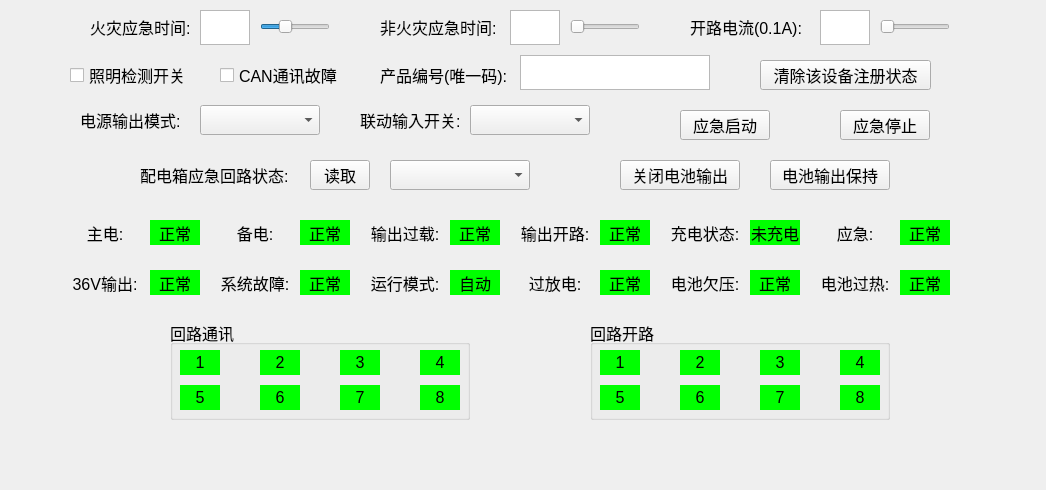
<?xml version="1.0" encoding="UTF-8"?>
<ui version="4.0">
 <class>CProgramdistributionView</class>
 <widget class="QWidget" name="CProgramdistributionView">
  <property name="geometry">
   <rect>
    <x>0</x>
    <y>0</y>
    <width>1046</width>
    <height>490</height>
   </rect>
  </property>
  <property name="maximumSize">
   <size>
    <width>1046</width>
    <height>626</height>
   </size>
  </property>
  <property name="font">
   <font>
    <pointsize>12</pointsize>
   </font>
  </property>
  <property name="contextMenuPolicy">
   <enum>Qt::DefaultContextMenu</enum>
  </property>
  <property name="windowTitle">
   <string notr="true">Form</string>
  </property>
  <property name="layoutDirection">
   <enum>Qt::LeftToRight</enum>
  </property>
  <widget class="QLabel" name="label_opencurrent">
   <property name="geometry">
    <rect>
     <x>690</x>
     <y>12</y>
     <width>120</width>
     <height>30</height>
    </rect>
   </property>
   <property name="font">
    <font>
     <pointsize>12</pointsize>
    </font>
   </property>
   <property name="text">
    <string>开路电流(0.1A):</string>
   </property>
  </widget>
  <widget class="QSlider" name="m_opencurrent_slider">
   <property name="geometry">
    <rect>
     <x>880</x>
     <y>12</y>
     <width>70</width>
     <height>30</height>
    </rect>
   </property>
   <property name="maximumSize">
    <size>
     <width>70</width>
     <height>30</height>
    </size>
   </property>
   <property name="font">
    <font>
     <pointsize>12</pointsize>
    </font>
   </property>
   <property name="maximum">
    <number>10</number>
   </property>
   <property name="orientation">
    <enum>Qt::Horizontal</enum>
   </property>
  </widget>
  <widget class="QSlider" name="m_firetime_slider">
   <property name="geometry">
    <rect>
     <x>260</x>
     <y>12</y>
     <width>70</width>
     <height>30</height>
    </rect>
   </property>
   <property name="maximumSize">
    <size>
     <width>70</width>
     <height>30</height>
    </size>
   </property>
   <property name="font">
    <font>
     <pointsize>12</pointsize>
    </font>
   </property>
   <property name="minimum">
    <number>30</number>
   </property>
   <property name="maximum">
    <number>240</number>
   </property>
   <property name="value">
    <number>100</number>
   </property>
   <property name="orientation">
    <enum>Qt::Horizontal</enum>
   </property>
  </widget>
  <widget class="QTextEdit" name="m_firetime">
   <property name="geometry">
    <rect>
     <x>200</x>
     <y>10</y>
     <width>50</width>
     <height>35</height>
    </rect>
   </property>
   <property name="minimumSize">
    <size>
     <width>50</width>
     <height>35</height>
    </size>
   </property>
   <property name="maximumSize">
    <size>
     <width>50</width>
     <height>35</height>
    </size>
   </property>
   <property name="font">
    <font>
     <pointsize>12</pointsize>
    </font>
   </property>
   <property name="readOnly">
    <bool>true</bool>
   </property>
  </widget>
  <widget class="QLabel" name="label_firetime">
   <property name="geometry">
    <rect>
     <x>90</x>
     <y>12</y>
     <width>100</width>
     <height>30</height>
    </rect>
   </property>
   <property name="font">
    <font>
     <pointsize>12</pointsize>
    </font>
   </property>
   <property name="text">
    <string>火灾应急时间:</string>
   </property>
  </widget>
  <widget class="QSlider" name="m_unfiretime_slider">
   <property name="geometry">
    <rect>
     <x>570</x>
     <y>12</y>
     <width>70</width>
     <height>30</height>
    </rect>
   </property>
   <property name="maximumSize">
    <size>
     <width>70</width>
     <height>30</height>
    </size>
   </property>
   <property name="font">
    <font>
     <pointsize>12</pointsize>
    </font>
   </property>
   <property name="minimum">
    <number>30</number>
   </property>
   <property name="maximum">
    <number>240</number>
   </property>
   <property name="orientation">
    <enum>Qt::Horizontal</enum>
   </property>
  </widget>
  <widget class="QLabel" name="label_unfiretime">
   <property name="geometry">
    <rect>
     <x>380</x>
     <y>12</y>
     <width>120</width>
     <height>30</height>
    </rect>
   </property>
   <property name="font">
    <font>
     <pointsize>12</pointsize>
    </font>
   </property>
   <property name="text">
    <string>非火灾应急时间:</string>
   </property>
  </widget>
  <widget class="QTextEdit" name="m_unfiretime">
   <property name="geometry">
    <rect>
     <x>510</x>
     <y>10</y>
     <width>50</width>
     <height>35</height>
    </rect>
   </property>
   <property name="minimumSize">
    <size>
     <width>50</width>
     <height>35</height>
    </size>
   </property>
   <property name="maximumSize">
    <size>
     <width>50</width>
     <height>35</height>
    </size>
   </property>
   <property name="font">
    <font>
     <pointsize>12</pointsize>
    </font>
   </property>
   <property name="readOnly">
    <bool>true</bool>
   </property>
  </widget>
  <widget class="QComboBox" name="comboBox_powermode">
   <property name="geometry">
    <rect>
     <x>200</x>
     <y>105</y>
     <width>120</width>
     <height>30</height>
    </rect>
   </property>
   <property name="font">
    <font>
     <pointsize>13</pointsize>
    </font>
   </property>
   <property name="currentIndex">
    <number>-1</number>
   </property>
  </widget>
  <widget class="QLabel" name="label_powerouttime">
   <property name="geometry">
    <rect>
     <x>80</x>
     <y>105</y>
     <width>110</width>
     <height>30</height>
    </rect>
   </property>
   <property name="font">
    <font>
     <pointsize>12</pointsize>
    </font>
   </property>
   <property name="text">
    <string>电源输出模式:</string>
   </property>
  </widget>
  <widget class="QCheckBox" name="light_detection">
   <property name="geometry">
    <rect>
     <x>70</x>
     <y>60</y>
     <width>130</width>
     <height>30</height>
    </rect>
   </property>
   <property name="font">
    <font>
     <pointsize>12</pointsize>
    </font>
   </property>
   <property name="text">
    <string>照明检测开关</string>
   </property>
  </widget>
  <widget class="QCheckBox" name="CAN_communication">
   <property name="geometry">
    <rect>
     <x>220</x>
     <y>60</y>
     <width>130</width>
     <height>30</height>
    </rect>
   </property>
   <property name="font">
    <font>
     <pointsize>12</pointsize>
    </font>
   </property>
   <property name="text">
    <string>CAN通讯故障</string>
   </property>
  </widget>
  <widget class="QTextEdit" name="m_opencurrent">
   <property name="geometry">
    <rect>
     <x>820</x>
     <y>10</y>
     <width>50</width>
     <height>35</height>
    </rect>
   </property>
   <property name="minimumSize">
    <size>
     <width>50</width>
     <height>35</height>
    </size>
   </property>
   <property name="maximumSize">
    <size>
     <width>50</width>
     <height>35</height>
    </size>
   </property>
   <property name="font">
    <font>
     <pointsize>12</pointsize>
    </font>
   </property>
   <property name="readOnly">
    <bool>true</bool>
   </property>
  </widget>
  <widget class="QLabel" name="label_mainpower">
   <property name="geometry">
    <rect>
     <x>70</x>
     <y>220</y>
     <width>70</width>
     <height>25</height>
    </rect>
   </property>
   <property name="font">
    <font>
     <pointsize>12</pointsize>
    </font>
   </property>
   <property name="text">
    <string>主电:</string>
   </property>
   <property name="alignment">
    <set>Qt::AlignCenter</set>
   </property>
  </widget>
  <widget class="QLabel" name="m_mainpower">
   <property name="geometry">
    <rect>
     <x>150</x>
     <y>220</y>
     <width>50</width>
     <height>25</height>
    </rect>
   </property>
   <property name="font">
    <font>
     <pointsize>12</pointsize>
    </font>
   </property>
   <property name="styleSheet">
    <string notr="true">background-color: rgb(0,255,0);</string>
   </property>
   <property name="text">
    <string>正常</string>
   </property>
   <property name="alignment">
    <set>Qt::AlignCenter</set>
   </property>
  </widget>
  <widget class="QLabel" name="m_backuppower">
   <property name="geometry">
    <rect>
     <x>300</x>
     <y>220</y>
     <width>50</width>
     <height>25</height>
    </rect>
   </property>
   <property name="font">
    <font>
     <pointsize>12</pointsize>
    </font>
   </property>
   <property name="styleSheet">
    <string notr="true">background-color: rgb(0,255,0);</string>
   </property>
   <property name="text">
    <string>正常</string>
   </property>
   <property name="alignment">
    <set>Qt::AlignCenter</set>
   </property>
  </widget>
  <widget class="QLabel" name="label_backuppower">
   <property name="geometry">
    <rect>
     <x>220</x>
     <y>220</y>
     <width>70</width>
     <height>25</height>
    </rect>
   </property>
   <property name="font">
    <font>
     <pointsize>12</pointsize>
    </font>
   </property>
   <property name="text">
    <string>备电:</string>
   </property>
   <property name="alignment">
    <set>Qt::AlignCenter</set>
   </property>
  </widget>
  <widget class="QLabel" name="label_openload">
   <property name="geometry">
    <rect>
     <x>520</x>
     <y>220</y>
     <width>70</width>
     <height>25</height>
    </rect>
   </property>
   <property name="font">
    <font>
     <pointsize>12</pointsize>
    </font>
   </property>
   <property name="text">
    <string>输出开路:</string>
   </property>
   <property name="alignment">
    <set>Qt::AlignCenter</set>
   </property>
  </widget>
  <widget class="QLabel" name="m_overload">
   <property name="geometry">
    <rect>
     <x>450</x>
     <y>220</y>
     <width>50</width>
     <height>25</height>
    </rect>
   </property>
   <property name="font">
    <font>
     <pointsize>12</pointsize>
    </font>
   </property>
   <property name="styleSheet">
    <string notr="true">background-color: rgb(0,255,0);</string>
   </property>
   <property name="text">
    <string>正常</string>
   </property>
   <property name="alignment">
    <set>Qt::AlignCenter</set>
   </property>
  </widget>
  <widget class="QLabel" name="m_openload">
   <property name="geometry">
    <rect>
     <x>600</x>
     <y>220</y>
     <width>50</width>
     <height>25</height>
    </rect>
   </property>
   <property name="font">
    <font>
     <pointsize>12</pointsize>
    </font>
   </property>
   <property name="styleSheet">
    <string notr="true">background-color: rgb(0,255,0);</string>
   </property>
   <property name="text">
    <string>正常</string>
   </property>
   <property name="alignment">
    <set>Qt::AlignCenter</set>
   </property>
  </widget>
  <widget class="QLabel" name="label_overload">
   <property name="geometry">
    <rect>
     <x>370</x>
     <y>220</y>
     <width>70</width>
     <height>25</height>
    </rect>
   </property>
   <property name="font">
    <font>
     <pointsize>12</pointsize>
    </font>
   </property>
   <property name="text">
    <string>输出过载:</string>
   </property>
   <property name="alignment">
    <set>Qt::AlignCenter</set>
   </property>
  </widget>
  <widget class="QLabel" name="m_systemfault">
   <property name="geometry">
    <rect>
     <x>300</x>
     <y>270</y>
     <width>50</width>
     <height>25</height>
    </rect>
   </property>
   <property name="font">
    <font>
     <pointsize>12</pointsize>
    </font>
   </property>
   <property name="styleSheet">
    <string notr="true">background-color: rgb(0,255,0);</string>
   </property>
   <property name="text">
    <string>正常</string>
   </property>
   <property name="alignment">
    <set>Qt::AlignCenter</set>
   </property>
  </widget>
  <widget class="QLabel" name="label_emergency">
   <property name="geometry">
    <rect>
     <x>820</x>
     <y>220</y>
     <width>70</width>
     <height>25</height>
    </rect>
   </property>
   <property name="font">
    <font>
     <pointsize>12</pointsize>
    </font>
   </property>
   <property name="text">
    <string>应急:</string>
   </property>
   <property name="alignment">
    <set>Qt::AlignCenter</set>
   </property>
  </widget>
  <widget class="QLabel" name="label_systemfault">
   <property name="geometry">
    <rect>
     <x>220</x>
     <y>270</y>
     <width>70</width>
     <height>25</height>
    </rect>
   </property>
   <property name="font">
    <font>
     <pointsize>12</pointsize>
    </font>
   </property>
   <property name="text">
    <string>系统故障:</string>
   </property>
   <property name="alignment">
    <set>Qt::AlignCenter</set>
   </property>
  </widget>
  <widget class="QLabel" name="m_chargestatus">
   <property name="geometry">
    <rect>
     <x>750</x>
     <y>220</y>
     <width>50</width>
     <height>25</height>
    </rect>
   </property>
   <property name="font">
    <font>
     <pointsize>12</pointsize>
    </font>
   </property>
   <property name="styleSheet">
    <string notr="true">background-color: rgb(0,255,0);</string>
   </property>
   <property name="text">
    <string>未充电</string>
   </property>
   <property name="alignment">
    <set>Qt::AlignCenter</set>
   </property>
  </widget>
  <widget class="QLabel" name="m_emergency">
   <property name="geometry">
    <rect>
     <x>900</x>
     <y>220</y>
     <width>50</width>
     <height>25</height>
    </rect>
   </property>
   <property name="font">
    <font>
     <pointsize>12</pointsize>
    </font>
   </property>
   <property name="styleSheet">
    <string notr="true">background-color: rgb(0,255,0);</string>
   </property>
   <property name="text">
    <string>正常</string>
   </property>
   <property name="alignment">
    <set>Qt::AlignCenter</set>
   </property>
  </widget>
  <widget class="QLabel" name="m_out36v">
   <property name="geometry">
    <rect>
     <x>150</x>
     <y>270</y>
     <width>50</width>
     <height>25</height>
    </rect>
   </property>
   <property name="font">
    <font>
     <pointsize>12</pointsize>
    </font>
   </property>
   <property name="styleSheet">
    <string notr="true">background-color: rgb(0,255,0);</string>
   </property>
   <property name="text">
    <string>正常</string>
   </property>
   <property name="alignment">
    <set>Qt::AlignCenter</set>
   </property>
  </widget>
  <widget class="QLabel" name="label_out36v">
   <property name="geometry">
    <rect>
     <x>70</x>
     <y>270</y>
     <width>70</width>
     <height>25</height>
    </rect>
   </property>
   <property name="font">
    <font>
     <pointsize>12</pointsize>
    </font>
   </property>
   <property name="text">
    <string>36V输出:</string>
   </property>
   <property name="alignment">
    <set>Qt::AlignCenter</set>
   </property>
  </widget>
  <widget class="QLabel" name="label_chargestatus">
   <property name="geometry">
    <rect>
     <x>670</x>
     <y>220</y>
     <width>70</width>
     <height>25</height>
    </rect>
   </property>
   <property name="font">
    <font>
     <pointsize>12</pointsize>
    </font>
   </property>
   <property name="text">
    <string>充电状态:</string>
   </property>
   <property name="alignment">
    <set>Qt::AlignCenter</set>
   </property>
  </widget>
  <widget class="QLabel" name="m_undervoltage">
   <property name="geometry">
    <rect>
     <x>750</x>
     <y>270</y>
     <width>50</width>
     <height>25</height>
    </rect>
   </property>
   <property name="font">
    <font>
     <pointsize>12</pointsize>
    </font>
   </property>
   <property name="styleSheet">
    <string notr="true">background-color: rgb(0,255,0);</string>
   </property>
   <property name="text">
    <string>正常</string>
   </property>
   <property name="alignment">
    <set>Qt::AlignCenter</set>
   </property>
  </widget>
  <widget class="QLabel" name="m_overdischarge">
   <property name="geometry">
    <rect>
     <x>600</x>
     <y>270</y>
     <width>50</width>
     <height>25</height>
    </rect>
   </property>
   <property name="font">
    <font>
     <pointsize>12</pointsize>
    </font>
   </property>
   <property name="styleSheet">
    <string notr="true">background-color: rgb(0,255,0);</string>
   </property>
   <property name="text">
    <string>正常</string>
   </property>
   <property name="alignment">
    <set>Qt::AlignCenter</set>
   </property>
  </widget>
  <widget class="QLabel" name="m_overheat">
   <property name="geometry">
    <rect>
     <x>900</x>
     <y>270</y>
     <width>50</width>
     <height>25</height>
    </rect>
   </property>
   <property name="font">
    <font>
     <pointsize>12</pointsize>
    </font>
   </property>
   <property name="styleSheet">
    <string notr="true">background-color: rgb(0,255,0);</string>
   </property>
   <property name="text">
    <string>正常</string>
   </property>
   <property name="alignment">
    <set>Qt::AlignCenter</set>
   </property>
  </widget>
  <widget class="QLabel" name="label_overdischarge">
   <property name="geometry">
    <rect>
     <x>520</x>
     <y>270</y>
     <width>70</width>
     <height>25</height>
    </rect>
   </property>
   <property name="font">
    <font>
     <pointsize>12</pointsize>
    </font>
   </property>
   <property name="text">
    <string>过放电:</string>
   </property>
   <property name="alignment">
    <set>Qt::AlignCenter</set>
   </property>
  </widget>
  <widget class="QLabel" name="m_runmode">
   <property name="geometry">
    <rect>
     <x>450</x>
     <y>270</y>
     <width>50</width>
     <height>25</height>
    </rect>
   </property>
   <property name="font">
    <font>
     <pointsize>12</pointsize>
    </font>
   </property>
   <property name="styleSheet">
    <string notr="true">background-color: rgb(0,255,0);</string>
   </property>
   <property name="text">
    <string>自动</string>
   </property>
   <property name="alignment">
    <set>Qt::AlignCenter</set>
   </property>
  </widget>
  <widget class="QLabel" name="label_undervoltage">
   <property name="geometry">
    <rect>
     <x>670</x>
     <y>270</y>
     <width>70</width>
     <height>25</height>
    </rect>
   </property>
   <property name="font">
    <font>
     <pointsize>12</pointsize>
    </font>
   </property>
   <property name="text">
    <string>电池欠压:</string>
   </property>
   <property name="alignment">
    <set>Qt::AlignCenter</set>
   </property>
  </widget>
  <widget class="QLabel" name="label_overheat">
   <property name="geometry">
    <rect>
     <x>820</x>
     <y>270</y>
     <width>70</width>
     <height>25</height>
    </rect>
   </property>
   <property name="font">
    <font>
     <pointsize>12</pointsize>
    </font>
   </property>
   <property name="text">
    <string>电池过热:</string>
   </property>
   <property name="alignment">
    <set>Qt::AlignCenter</set>
   </property>
  </widget>
  <widget class="QLabel" name="label_runmodel">
   <property name="geometry">
    <rect>
     <x>370</x>
     <y>270</y>
     <width>70</width>
     <height>25</height>
    </rect>
   </property>
   <property name="font">
    <font>
     <pointsize>12</pointsize>
    </font>
   </property>
   <property name="text">
    <string>运行模式:</string>
   </property>
   <property name="alignment">
    <set>Qt::AlignCenter</set>
   </property>
  </widget>
  <widget class="QComboBox" name="comboBox_linkageInput">
   <property name="geometry">
    <rect>
     <x>470</x>
     <y>105</y>
     <width>120</width>
     <height>30</height>
    </rect>
   </property>
   <property name="font">
    <font>
     <pointsize>13</pointsize>
    </font>
   </property>
  </widget>
  <widget class="QLabel" name="label_linkageInput">
   <property name="geometry">
    <rect>
     <x>360</x>
     <y>105</y>
     <width>110</width>
     <height>30</height>
    </rect>
   </property>
   <property name="font">
    <font>
     <pointsize>12</pointsize>
    </font>
   </property>
   <property name="text">
    <string>联动输入开关:</string>
   </property>
  </widget>
  <widget class="QLabel" name="label_loopoutstatus">
   <property name="geometry">
    <rect>
     <x>140</x>
     <y>160</y>
     <width>160</width>
     <height>30</height>
    </rect>
   </property>
   <property name="font">
    <font>
     <pointsize>12</pointsize>
    </font>
   </property>
   <property name="text">
    <string>配电箱应急回路状态:</string>
   </property>
  </widget>
  <widget class="QComboBox" name="comboBox_loopoutstatus">
   <property name="geometry">
    <rect>
     <x>390</x>
     <y>160</y>
     <width>140</width>
     <height>30</height>
    </rect>
   </property>
   <property name="font">
    <font>
     <pointsize>13</pointsize>
    </font>
   </property>
   <property name="currentIndex">
    <number>-1</number>
   </property>
  </widget>
  <widget class="QPushButton" name="readloopoutstatus_button">
   <property name="geometry">
    <rect>
     <x>310</x>
     <y>160</y>
     <width>60</width>
     <height>30</height>
    </rect>
   </property>
   <property name="minimumSize">
    <size>
     <width>60</width>
     <height>30</height>
    </size>
   </property>
   <property name="font">
    <font>
     <pointsize>12</pointsize>
    </font>
   </property>
   <property name="text">
    <string>读取</string>
   </property>
  </widget>
  <widget class="QPushButton" name="closepowerout_button">
   <property name="geometry">
    <rect>
     <x>620</x>
     <y>160</y>
     <width>120</width>
     <height>30</height>
    </rect>
   </property>
   <property name="minimumSize">
    <size>
     <width>60</width>
     <height>30</height>
    </size>
   </property>
   <property name="font">
    <font>
     <pointsize>12</pointsize>
    </font>
   </property>
   <property name="text">
    <string>关闭电池输出</string>
   </property>
  </widget>
  <widget class="QPushButton" name="poweroutkeep_button">
   <property name="geometry">
    <rect>
     <x>770</x>
     <y>160</y>
     <width>120</width>
     <height>30</height>
    </rect>
   </property>
   <property name="minimumSize">
    <size>
     <width>60</width>
     <height>30</height>
    </size>
   </property>
   <property name="font">
    <font>
     <pointsize>12</pointsize>
    </font>
   </property>
   <property name="text">
    <string>电池输出保持</string>
   </property>
  </widget>
  <widget class="QLabel" name="label_productID">
   <property name="geometry">
    <rect>
     <x>380</x>
     <y>60</y>
     <width>150</width>
     <height>30</height>
    </rect>
   </property>
   <property name="font">
    <font>
     <pointsize>12</pointsize>
    </font>
   </property>
   <property name="text">
    <string>产品编号(唯一码):</string>
   </property>
  </widget>
  <widget class="QTextEdit" name="m_productID">
   <property name="geometry">
    <rect>
     <x>520</x>
     <y>55</y>
     <width>190</width>
     <height>35</height>
    </rect>
   </property>
   <property name="sizePolicy">
    <sizepolicy hsizetype="Minimum" vsizetype="Expanding">
     <horstretch>0</horstretch>
     <verstretch>0</verstretch>
    </sizepolicy>
   </property>
   <property name="minimumSize">
    <size>
     <width>190</width>
     <height>35</height>
    </size>
   </property>
   <property name="maximumSize">
    <size>
     <width>190</width>
     <height>35</height>
    </size>
   </property>
   <property name="font">
    <font>
     <pointsize>12</pointsize>
    </font>
   </property>
   <property name="readOnly">
    <bool>true</bool>
   </property>
  </widget>
  <widget class="QPushButton" name="emergencyStart_button">
   <property name="geometry">
    <rect>
     <x>680</x>
     <y>110</y>
     <width>90</width>
     <height>30</height>
    </rect>
   </property>
   <property name="minimumSize">
    <size>
     <width>60</width>
     <height>30</height>
    </size>
   </property>
   <property name="font">
    <font>
     <pointsize>12</pointsize>
    </font>
   </property>
   <property name="text">
    <string>应急启动</string>
   </property>
  </widget>
  <widget class="QPushButton" name="emergencyStop_button">
   <property name="geometry">
    <rect>
     <x>840</x>
     <y>110</y>
     <width>90</width>
     <height>30</height>
    </rect>
   </property>
   <property name="minimumSize">
    <size>
     <width>60</width>
     <height>30</height>
    </size>
   </property>
   <property name="font">
    <font>
     <pointsize>12</pointsize>
    </font>
   </property>
   <property name="text">
    <string>应急停止</string>
   </property>
  </widget>
  <widget class="QGroupBox" name="groupBox_loopcommunication">
   <property name="geometry">
    <rect>
     <x>170</x>
     <y>320</y>
     <width>300</width>
     <height>100</height>
    </rect>
   </property>
   <property name="font">
    <font>
     <pointsize>12</pointsize>
    </font>
   </property>
   <property name="title">
    <string>回路通讯</string>
   </property>
   <widget class="QLabel" name="m_loopc7">
    <property name="geometry">
     <rect>
      <x>170</x>
      <y>65</y>
      <width>40</width>
      <height>25</height>
     </rect>
    </property>
    <property name="font">
     <font>
      <pointsize>12</pointsize>
     </font>
    </property>
    <property name="layoutDirection">
     <enum>Qt::LeftToRight</enum>
    </property>
    <property name="styleSheet">
     <string notr="true">background-color: rgb(0,255,0);</string>
    </property>
    <property name="text">
     <string>7</string>
    </property>
    <property name="alignment">
     <set>Qt::AlignCenter</set>
    </property>
   </widget>
   <widget class="QLabel" name="m_loopc4">
    <property name="geometry">
     <rect>
      <x>250</x>
      <y>30</y>
      <width>40</width>
      <height>25</height>
     </rect>
    </property>
    <property name="font">
     <font>
      <pointsize>12</pointsize>
     </font>
    </property>
    <property name="layoutDirection">
     <enum>Qt::LeftToRight</enum>
    </property>
    <property name="styleSheet">
     <string notr="true">background-color: rgb(0,255,0);</string>
    </property>
    <property name="text">
     <string>4</string>
    </property>
    <property name="alignment">
     <set>Qt::AlignCenter</set>
    </property>
   </widget>
   <widget class="QLabel" name="m_loopc3">
    <property name="geometry">
     <rect>
      <x>170</x>
      <y>30</y>
      <width>40</width>
      <height>25</height>
     </rect>
    </property>
    <property name="font">
     <font>
      <pointsize>12</pointsize>
     </font>
    </property>
    <property name="layoutDirection">
     <enum>Qt::LeftToRight</enum>
    </property>
    <property name="styleSheet">
     <string notr="true">background-color: rgb(0,255,0);</string>
    </property>
    <property name="text">
     <string>3</string>
    </property>
    <property name="alignment">
     <set>Qt::AlignCenter</set>
    </property>
   </widget>
   <widget class="QLabel" name="m_loopc5">
    <property name="geometry">
     <rect>
      <x>10</x>
      <y>65</y>
      <width>40</width>
      <height>25</height>
     </rect>
    </property>
    <property name="font">
     <font>
      <pointsize>12</pointsize>
     </font>
    </property>
    <property name="layoutDirection">
     <enum>Qt::LeftToRight</enum>
    </property>
    <property name="styleSheet">
     <string notr="true">background-color: rgb(0,255,0);</string>
    </property>
    <property name="text">
     <string>5</string>
    </property>
    <property name="alignment">
     <set>Qt::AlignCenter</set>
    </property>
   </widget>
   <widget class="QLabel" name="m_loopc8">
    <property name="geometry">
     <rect>
      <x>250</x>
      <y>65</y>
      <width>40</width>
      <height>25</height>
     </rect>
    </property>
    <property name="font">
     <font>
      <pointsize>12</pointsize>
     </font>
    </property>
    <property name="layoutDirection">
     <enum>Qt::LeftToRight</enum>
    </property>
    <property name="styleSheet">
     <string notr="true">background-color: rgb(0,255,0);</string>
    </property>
    <property name="text">
     <string>8</string>
    </property>
    <property name="alignment">
     <set>Qt::AlignCenter</set>
    </property>
   </widget>
   <widget class="QLabel" name="m_loopc6">
    <property name="geometry">
     <rect>
      <x>90</x>
      <y>65</y>
      <width>40</width>
      <height>25</height>
     </rect>
    </property>
    <property name="font">
     <font>
      <pointsize>12</pointsize>
     </font>
    </property>
    <property name="layoutDirection">
     <enum>Qt::LeftToRight</enum>
    </property>
    <property name="styleSheet">
     <string notr="true">background-color: rgb(0,255,0);</string>
    </property>
    <property name="text">
     <string>6</string>
    </property>
    <property name="alignment">
     <set>Qt::AlignCenter</set>
    </property>
   </widget>
   <widget class="QLabel" name="m_loopc2">
    <property name="geometry">
     <rect>
      <x>90</x>
      <y>30</y>
      <width>40</width>
      <height>25</height>
     </rect>
    </property>
    <property name="font">
     <font>
      <pointsize>12</pointsize>
     </font>
    </property>
    <property name="layoutDirection">
     <enum>Qt::LeftToRight</enum>
    </property>
    <property name="styleSheet">
     <string notr="true">background-color: rgb(0,255,0);</string>
    </property>
    <property name="text">
     <string>2</string>
    </property>
    <property name="alignment">
     <set>Qt::AlignCenter</set>
    </property>
   </widget>
   <widget class="QLabel" name="m_loopc1">
    <property name="geometry">
     <rect>
      <x>10</x>
      <y>30</y>
      <width>40</width>
      <height>25</height>
     </rect>
    </property>
    <property name="font">
     <font>
      <pointsize>12</pointsize>
     </font>
    </property>
    <property name="layoutDirection">
     <enum>Qt::LeftToRight</enum>
    </property>
    <property name="styleSheet">
     <string notr="true">background-color: rgb(0,255,0);</string>
    </property>
    <property name="text">
     <string>1</string>
    </property>
    <property name="alignment">
     <set>Qt::AlignCenter</set>
    </property>
   </widget>
  </widget>
  <widget class="QGroupBox" name="groupBox_loopopen">
   <property name="geometry">
    <rect>
     <x>590</x>
     <y>320</y>
     <width>300</width>
     <height>100</height>
    </rect>
   </property>
   <property name="font">
    <font>
     <pointsize>12</pointsize>
    </font>
   </property>
   <property name="title">
    <string>回路开路</string>
   </property>
   <widget class="QLabel" name="m_loopo8">
    <property name="geometry">
     <rect>
      <x>250</x>
      <y>65</y>
      <width>40</width>
      <height>25</height>
     </rect>
    </property>
    <property name="font">
     <font>
      <pointsize>12</pointsize>
     </font>
    </property>
    <property name="layoutDirection">
     <enum>Qt::LeftToRight</enum>
    </property>
    <property name="styleSheet">
     <string notr="true">background-color: rgb(0,255,0);</string>
    </property>
    <property name="text">
     <string>8</string>
    </property>
    <property name="alignment">
     <set>Qt::AlignCenter</set>
    </property>
   </widget>
   <widget class="QLabel" name="m_loopo5">
    <property name="geometry">
     <rect>
      <x>10</x>
      <y>65</y>
      <width>40</width>
      <height>25</height>
     </rect>
    </property>
    <property name="font">
     <font>
      <pointsize>12</pointsize>
     </font>
    </property>
    <property name="layoutDirection">
     <enum>Qt::LeftToRight</enum>
    </property>
    <property name="styleSheet">
     <string notr="true">background-color: rgb(0,255,0);</string>
    </property>
    <property name="text">
     <string>5</string>
    </property>
    <property name="alignment">
     <set>Qt::AlignCenter</set>
    </property>
   </widget>
   <widget class="QLabel" name="m_loopo3">
    <property name="geometry">
     <rect>
      <x>170</x>
      <y>30</y>
      <width>40</width>
      <height>25</height>
     </rect>
    </property>
    <property name="font">
     <font>
      <pointsize>12</pointsize>
     </font>
    </property>
    <property name="layoutDirection">
     <enum>Qt::LeftToRight</enum>
    </property>
    <property name="styleSheet">
     <string notr="true">background-color: rgb(0,255,0);</string>
    </property>
    <property name="text">
     <string>3</string>
    </property>
    <property name="alignment">
     <set>Qt::AlignCenter</set>
    </property>
   </widget>
   <widget class="QLabel" name="m_loopo2">
    <property name="geometry">
     <rect>
      <x>90</x>
      <y>30</y>
      <width>40</width>
      <height>25</height>
     </rect>
    </property>
    <property name="font">
     <font>
      <pointsize>12</pointsize>
     </font>
    </property>
    <property name="layoutDirection">
     <enum>Qt::LeftToRight</enum>
    </property>
    <property name="styleSheet">
     <string notr="true">background-color: rgb(0,255,0);</string>
    </property>
    <property name="text">
     <string>2</string>
    </property>
    <property name="alignment">
     <set>Qt::AlignCenter</set>
    </property>
   </widget>
   <widget class="QLabel" name="m_loopo7">
    <property name="geometry">
     <rect>
      <x>170</x>
      <y>65</y>
      <width>40</width>
      <height>25</height>
     </rect>
    </property>
    <property name="font">
     <font>
      <pointsize>12</pointsize>
     </font>
    </property>
    <property name="layoutDirection">
     <enum>Qt::LeftToRight</enum>
    </property>
    <property name="styleSheet">
     <string notr="true">background-color: rgb(0,255,0);</string>
    </property>
    <property name="text">
     <string>7</string>
    </property>
    <property name="alignment">
     <set>Qt::AlignCenter</set>
    </property>
   </widget>
   <widget class="QLabel" name="m_loopo6">
    <property name="geometry">
     <rect>
      <x>90</x>
      <y>65</y>
      <width>40</width>
      <height>25</height>
     </rect>
    </property>
    <property name="font">
     <font>
      <pointsize>12</pointsize>
     </font>
    </property>
    <property name="layoutDirection">
     <enum>Qt::LeftToRight</enum>
    </property>
    <property name="styleSheet">
     <string notr="true">background-color: rgb(0,255,0);</string>
    </property>
    <property name="text">
     <string>6</string>
    </property>
    <property name="alignment">
     <set>Qt::AlignCenter</set>
    </property>
   </widget>
   <widget class="QLabel" name="m_loopo4">
    <property name="geometry">
     <rect>
      <x>250</x>
      <y>30</y>
      <width>40</width>
      <height>25</height>
     </rect>
    </property>
    <property name="font">
     <font>
      <pointsize>12</pointsize>
     </font>
    </property>
    <property name="layoutDirection">
     <enum>Qt::LeftToRight</enum>
    </property>
    <property name="styleSheet">
     <string notr="true">background-color: rgb(0,255,0);</string>
    </property>
    <property name="text">
     <string>4</string>
    </property>
    <property name="alignment">
     <set>Qt::AlignCenter</set>
    </property>
   </widget>
   <widget class="QLabel" name="m_loopo1">
    <property name="geometry">
     <rect>
      <x>10</x>
      <y>30</y>
      <width>40</width>
      <height>25</height>
     </rect>
    </property>
    <property name="font">
     <font>
      <pointsize>12</pointsize>
     </font>
    </property>
    <property name="layoutDirection">
     <enum>Qt::LeftToRight</enum>
    </property>
    <property name="styleSheet">
     <string notr="true">background-color: rgb(0,255,0);</string>
    </property>
    <property name="text">
     <string>1</string>
    </property>
    <property name="alignment">
     <set>Qt::AlignCenter</set>
    </property>
   </widget>
  </widget>
  <widget class="QPushButton" name="removeLampLogin_button">
   <property name="geometry">
    <rect>
     <x>760</x>
     <y>60</y>
     <width>171</width>
     <height>30</height>
    </rect>
   </property>
   <property name="minimumSize">
    <size>
     <width>60</width>
     <height>30</height>
    </size>
   </property>
   <property name="font">
    <font>
     <pointsize>12</pointsize>
    </font>
   </property>
   <property name="text">
    <string>清除该设备注册状态</string>
   </property>
  </widget>
  <zorder>label_opencurrent</zorder>
  <zorder>m_opencurrent_slider</zorder>
  <zorder>m_firetime_slider</zorder>
  <zorder>m_firetime</zorder>
  <zorder>label_firetime</zorder>
  <zorder>m_opencurrent</zorder>
  <zorder>m_unfiretime_slider</zorder>
  <zorder>label_unfiretime</zorder>
  <zorder>m_unfiretime</zorder>
  <zorder>comboBox_powermode</zorder>
  <zorder>label_powerouttime</zorder>
  <zorder>light_detection</zorder>
  <zorder>CAN_communication</zorder>
  <zorder>label_mainpower</zorder>
  <zorder>m_mainpower</zorder>
  <zorder>m_backuppower</zorder>
  <zorder>label_backuppower</zorder>
  <zorder>label_openload</zorder>
  <zorder>m_overload</zorder>
  <zorder>m_openload</zorder>
  <zorder>label_overload</zorder>
  <zorder>m_systemfault</zorder>
  <zorder>label_emergency</zorder>
  <zorder>label_systemfault</zorder>
  <zorder>m_chargestatus</zorder>
  <zorder>m_emergency</zorder>
  <zorder>m_out36v</zorder>
  <zorder>label_out36v</zorder>
  <zorder>label_chargestatus</zorder>
  <zorder>m_undervoltage</zorder>
  <zorder>m_overdischarge</zorder>
  <zorder>m_overheat</zorder>
  <zorder>label_overdischarge</zorder>
  <zorder>m_runmode</zorder>
  <zorder>label_undervoltage</zorder>
  <zorder>label_overheat</zorder>
  <zorder>label_runmodel</zorder>
  <zorder>comboBox_linkageInput</zorder>
  <zorder>label_linkageInput</zorder>
  <zorder>label_loopoutstatus</zorder>
  <zorder>comboBox_loopoutstatus</zorder>
  <zorder>readloopoutstatus_button</zorder>
  <zorder>closepowerout_button</zorder>
  <zorder>poweroutkeep_button</zorder>
  <zorder>label_productID</zorder>
  <zorder>m_productID</zorder>
  <zorder>emergencyStart_button</zorder>
  <zorder>emergencyStop_button</zorder>
  <zorder>groupBox_loopcommunication</zorder>
  <zorder>groupBox_loopopen</zorder>
  <zorder>removeLampLogin_button</zorder>
 </widget>
 <resources/>
 <connections/>
</ui>
